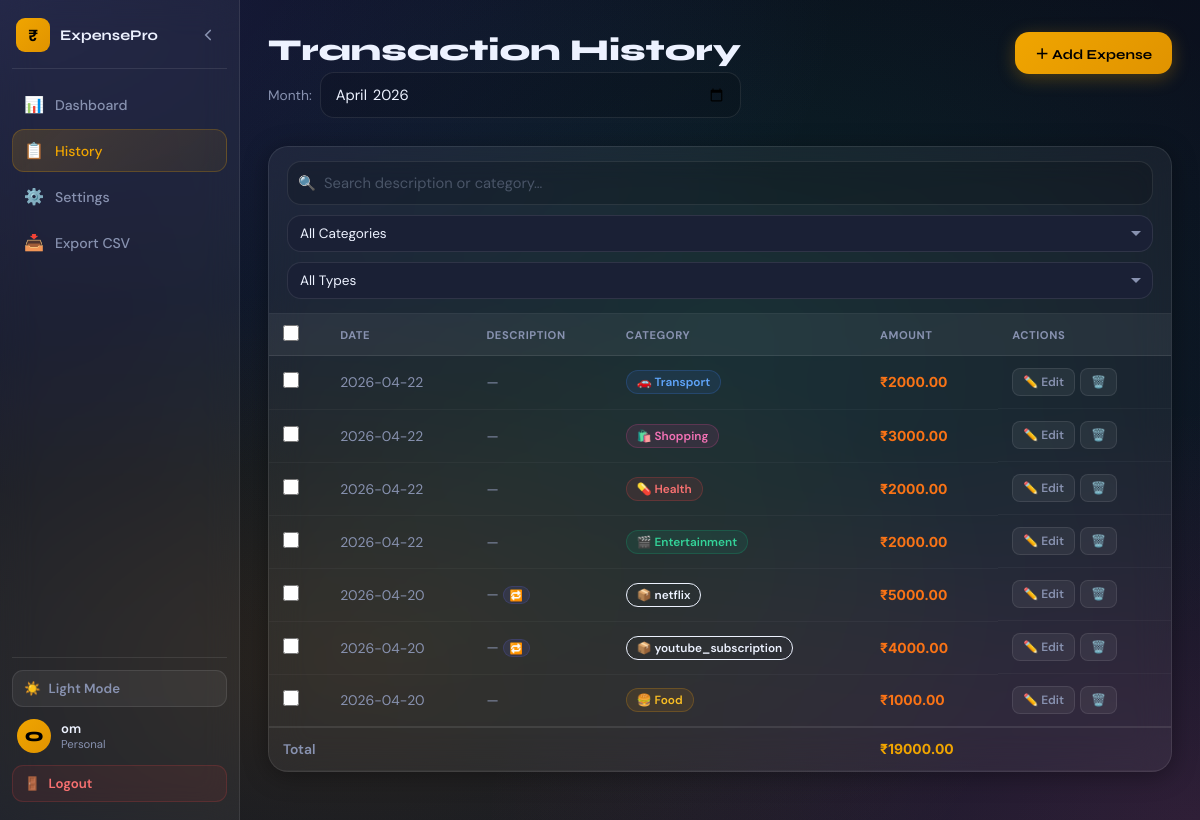
Screenshot of /history (signed in) with the database file from the repository.
### tables this page shows
CREATE TABLE transactions (
                id INTEGER PRIMARY KEY AUTOINCREMENT,
                user_id INTEGER NOT NULL,
                date TEXT NOT NULL,
                amount REAL NOT NULL,
                category TEXT NOT NULL,
                description TEXT,
                is_recurring INTEGER DEFAULT 0,
                created_at TIMESTAMP DEFAULT CURRENT_TIMESTAMP,
                FOREIGN KEY (user_id) REFERENCES users(id)
            );

### app.py (the view)
@app.route('/history')
@login_required
def history():
    uid = session['user_id']
    month = request.args.get('month', datetime.now().strftime('%Y-%m'))
    with get_db() as conn:
        user = conn.execute('SELECT * FROM users WHERE id=?',(uid,)).fetchone()
        txs = conn.execute(
            "SELECT * FROM transactions WHERE user_id=? AND date LIKE ? ORDER BY date DESC",
            (uid, f"{month}%")).fetchall()
        cat_budgets = {r['category']:r['budget'] for r in
            conn.execute("SELECT category,budget FROM category_budgets WHERE user_id=?",(uid,)).fetchall()}
    total_spent = sum(t['amount'] for t in txs)
    cat_data = {}
    for t in txs:
        cat_data[t['category']] = round(cat_data.get(t['category'],0)+t['amount'],2)
    return render_template('history.html',
        user=user, transactions=txs, total_spent=total_spent,
        cat_data=cat_data, cat_budgets=cat_budgets,
        current_month=month, categories=get_all_categories(uid))

### app.py (called while the page is built)
def get_db():
    conn = sqlite3.connect(DATABASE)
    conn.row_factory = sqlite3.Row
    return conn

def get_all_categories(user_id):
    with get_db() as conn:
        rows = conn.execute(
            "SELECT DISTINCT category FROM custom_categories WHERE user_id=? ORDER BY category",
            (user_id,)).fetchall()
    custom = [r['category'] for r in rows]
    return CATEGORIES + [c for c in custom if c not in CATEGORIES]

def login_required(f):
    @wraps(f)
    def decorated(*args, **kwargs):
        if 'user_id' not in session:
            return redirect(url_for('login'))
        return f(*args, **kwargs)
    return decorated

### templates/history.html (shortened to what this page needs)
{% extends "base.html" %}
{% block body %}
<div class="app-shell">
  <aside class="sidebar" id="sidebar">
    <div class="sidebar-top">
      <div class="sidebar-brand">
        <div class="sidebar-brand-icon">₹</div>
        <span class="sidebar-brand-name">ExpensePro</span>
      </div>
      <button class="sidebar-toggle" id="sidebarToggle">
        <svg width="18" height="18" viewBox="0 0 24 24" fill="none" stroke="currentColor" stroke-width="2.2" stroke-linecap="round"><polyline points="15 18 9 12 15 6"/></svg>
      </button>
    </div>
    <nav class="nav">
      <a href="/dashboard" class="nav-item" data-tip="Dashboard"><span class="nav-icon">📊</span><span class="nav-label">Dashboard</span></a>
      <a href="/history"   class="nav-item active" data-tip="History"><span class="nav-icon">📋</span><span class="nav-label">History</span></a>
      <a href="/set_income" class="nav-item" data-tip="Settings"><span class="nav-icon">⚙️</span><span class="nav-label">Settings</span></a>
      <a href="/export_csv?month={{ current_month }}" class="nav-item" data-tip="Export CSV"><span class="nav-icon">📥</span><span class="nav-label">Export CSV</span></a>
    </nav>
    <div class="sidebar-footer">
      <a href="/toggle_theme" class="theme-btn">
        <span>{% if user.theme=='light' %}🌙{% else %}☀️{% endif %}</span>
        <span class="theme-label">{% if user.theme=='light' %}Dark Mode{% else %}Light Mode{% endif %}</span>
      </a>
      <div class="user-chip">
        <div class="user-av">{{ session.username[0].upper() }}</div>
        <div class="user-info"><div class="user-name">{{ session.username }}</div><div class="user-role">Personal</div></div>
      </div>
      <a href="/logout" class="logout-btn"><span>🚪</span><span class="logout-label">Logout</span></a>
    </div>
  </aside>
  <main class="main" id="mainContent">
    <div class="page-header fade-up">
      <div>
        <h1 class="page-title">Transaction History</h1>
        <p class="page-sub">Month: <input type="month" id="monthPicker" class="month-pick" value="{{ current_month }}"></p>
      </div>
      <button class="btn btn-primary" onclick="openModal()">＋ Add Expense</button>
    </div>
    <div class="card glass fade-up d1">
      <div class="search-bar">
        <div class="search-wrap">
          <span class="search-ico">🔍</span>
          <input type="text" id="searchInput" placeholder="Search description or category…">
        </div>
        <select id="filterCat" class="filter-select-sm">
          <option value="">All Categories</option>
        </select>
        <select id="filterRec" class="filter-select-sm">
          <option value="">All Types</option>
        </select>
      </div>
      {% if transactions %}
      <div class="table-wrap">
        <table class="tx-table">
          <thead>
            <tr>
              <th><input type="checkbox" id="selectAll" class="row-check"></th>
              <th>Date</th><th>Description</th><th>Category</th><th>Amount</th><th>Actions</th>
            </tr>
          </thead>
          <tbody id="txBody">
            {% for t in transactions %}
            <tr class="tx-row" data-cat="{{ t.category }}" data-rec="{{ t.is_recurring }}" data-desc="{{ (t.description or '')|lower }}">
              <td><input type="checkbox" class="row-check tx-cb" value="{{ t.id }}" onchange="updateBulk()"></td>
              <td class="td-date">{{ t.date }}</td>
              <td class="td-desc">{{ t.description or '—' }}{% if t.is_recurring %}<span class="rec-badge">🔁</span>{% endif %}</td>
              <td>
                <span class="cb cb-{{ t.category|lower }}">
                  {% if t.category=='Food' %}🍔{% elif t.category=='Transport' %}🚗{% elif t.category=='Rent' %}🏠{% elif t.category=='Shopping' %}🛍️{% elif t.category=='Entertainment' %}🎬{% elif t.category=='Health' %}💊{% else %}📦{% endif %}
                  {{ t.category }}
                </span>
              </td>
              <td class="td-amt">₹{{ "%.2f"|format(t.amount) }}</td>
              <td class="td-acts">
                <a href="/edit_transaction/{{ t.id }}" class="act-btn edit">✏️ Edit</a>
                <a href="/delete_transaction/{{ t.id }}" class="act-btn del" onclick="return confirm('Delete?')">🗑️</a>
              </td>
            </tr>
            {% endfor %}
          </tbody>
          <tfoot>
            <tr><td colspan="4" class="tfoot-lbl">Total</td><td class="tfoot-val">₹{{ "%.2f"|format(total_spent) }}</td><td></td></tr>
          </tfoot>
        </table>
      </div>
      {% else %}
      <div class="table-empty"><span>🧾</span><p>No transactions for this month.</p><button class="btn btn-primary" onclick="openModal()">Add First Expense</button></div>
      {% endif %}
    </div>
  </main>
</div>
{% endblock %}

### templates/base.html (shortened to what this page needs)
<!DOCTYPE html>
<html lang="en">
<head>
  <link rel="stylesheet" href="{{ url_for('static', filename='css/style.css') }}">
</head>
<body data-theme="{{ user.theme if user is defined and user.theme else 'dark' }}">
{% block body %}{% endblock %}
</body>
</html>

### rows the page displays
transactions: date "2026-04-22", description "—", category "Transport", amount "2000.00"
transactions: date "2026-04-22", description "—", category "Shopping", amount "3000.00"
transactions: date "2026-04-22", description "—", category "Health", amount "2000.00"
transactions: date "2026-04-22", description "—", category "Entertainment", amount "2000.00"
transactions: date "2026-04-20", description "—", category "netflix", amount "5000.00"
transactions: date "2026-04-20", description "—", category "youtube_subscription", amount "4000.00"
transactions: date "2026-04-20", description "—", category "Food", amount "1000.00"

### other values shown
{{ session.username[0].upper() }} "O"
{{ session.username }} "om"
{{ "%.2f"|format(total_spent) }} "19000.00"
